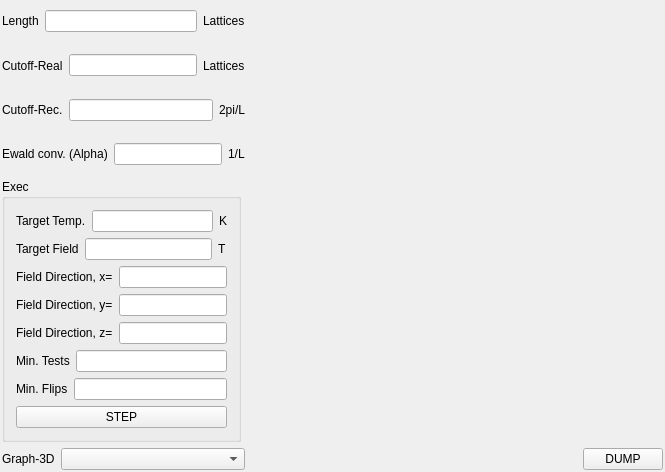
<?xml version="1.0" encoding="UTF-8"?>
<ui version="4.0">
 <class>FrmMonteCarlo</class>
 <widget class="QMainWindow" name="FrmMonteCarlo">
  <property name="geometry">
   <rect>
    <x>0</x>
    <y>0</y>
    <width>665</width>
    <height>472</height>
   </rect>
  </property>
  <property name="windowTitle">
   <string>MonteCarlo control</string>
  </property>
  <widget class="QWidget" name="widget">
   <property name="geometry">
    <rect>
     <x>0</x>
     <y>0</y>
     <width>665</width>
     <height>472</height>
    </rect>
   </property>
   <layout class="QGridLayout">
    <property name="margin">
     <number>2</number>
    </property>
    <item row="0" column="0">
     <layout class="QHBoxLayout">
      <item>
       <widget class="QLabel" name="textLabel2">
        <property name="sizePolicy">
         <sizepolicy hsizetype="Fixed" vsizetype="Preferred">
          <horstretch>0</horstretch>
          <verstretch>0</verstretch>
         </sizepolicy>
        </property>
        <property name="text">
         <string>Length</string>
        </property>
        <property name="wordWrap">
         <bool>false</bool>
        </property>
       </widget>
      </item>
      <item>
       <widget class="QLineEdit" name="m_edLength">
        <property name="sizePolicy">
         <sizepolicy hsizetype="Preferred" vsizetype="Fixed">
          <horstretch>0</horstretch>
          <verstretch>0</verstretch>
         </sizepolicy>
        </property>
       </widget>
      </item>
      <item>
       <widget class="QLabel" name="textLabel3">
        <property name="sizePolicy">
         <sizepolicy hsizetype="Fixed" vsizetype="Preferred">
          <horstretch>0</horstretch>
          <verstretch>0</verstretch>
         </sizepolicy>
        </property>
        <property name="text">
         <string>Lattices</string>
        </property>
        <property name="wordWrap">
         <bool>false</bool>
        </property>
       </widget>
      </item>
     </layout>
    </item>
    <item row="1" column="0">
     <layout class="QHBoxLayout">
      <item>
       <widget class="QLabel" name="textLabel2_2">
        <property name="sizePolicy">
         <sizepolicy hsizetype="Fixed" vsizetype="Preferred">
          <horstretch>0</horstretch>
          <verstretch>0</verstretch>
         </sizepolicy>
        </property>
        <property name="text">
         <string>Cutoff-Real</string>
        </property>
        <property name="wordWrap">
         <bool>false</bool>
        </property>
       </widget>
      </item>
      <item>
       <widget class="QLineEdit" name="m_edCutoffReal">
        <property name="sizePolicy">
         <sizepolicy hsizetype="Preferred" vsizetype="Fixed">
          <horstretch>0</horstretch>
          <verstretch>0</verstretch>
         </sizepolicy>
        </property>
       </widget>
      </item>
      <item>
       <widget class="QLabel" name="textLabel3_2">
        <property name="sizePolicy">
         <sizepolicy hsizetype="Fixed" vsizetype="Preferred">
          <horstretch>0</horstretch>
          <verstretch>0</verstretch>
         </sizepolicy>
        </property>
        <property name="text">
         <string>Lattices</string>
        </property>
        <property name="wordWrap">
         <bool>false</bool>
        </property>
       </widget>
      </item>
     </layout>
    </item>
    <item row="5" column="0">
     <layout class="QHBoxLayout">
      <item>
       <widget class="QLabel" name="textLabel1">
        <property name="sizePolicy">
         <sizepolicy hsizetype="Fixed" vsizetype="Preferred">
          <horstretch>0</horstretch>
          <verstretch>0</verstretch>
         </sizepolicy>
        </property>
        <property name="text">
         <string>Graph-3D</string>
        </property>
        <property name="wordWrap">
         <bool>false</bool>
        </property>
       </widget>
      </item>
      <item>
       <widget class="QComboBox" name="m_cmbGraph3D">
        <property name="sizePolicy">
         <sizepolicy hsizetype="Preferred" vsizetype="Fixed">
          <horstretch>0</horstretch>
          <verstretch>0</verstretch>
         </sizepolicy>
        </property>
       </widget>
      </item>
     </layout>
    </item>
    <item row="2" column="0">
     <layout class="QHBoxLayout">
      <item>
       <widget class="QLabel" name="textLabel2_2_2">
        <property name="sizePolicy">
         <sizepolicy hsizetype="Fixed" vsizetype="Preferred">
          <horstretch>0</horstretch>
          <verstretch>0</verstretch>
         </sizepolicy>
        </property>
        <property name="text">
         <string>Cutoff-Rec.</string>
        </property>
        <property name="wordWrap">
         <bool>false</bool>
        </property>
       </widget>
      </item>
      <item>
       <widget class="QLineEdit" name="m_edCutoffRec">
        <property name="sizePolicy">
         <sizepolicy hsizetype="Preferred" vsizetype="Fixed">
          <horstretch>0</horstretch>
          <verstretch>0</verstretch>
         </sizepolicy>
        </property>
       </widget>
      </item>
      <item>
       <widget class="QLabel" name="textLabel3_2_2">
        <property name="sizePolicy">
         <sizepolicy hsizetype="Fixed" vsizetype="Preferred">
          <horstretch>0</horstretch>
          <verstretch>0</verstretch>
         </sizepolicy>
        </property>
        <property name="text">
         <string>2pi/L</string>
        </property>
        <property name="wordWrap">
         <bool>false</bool>
        </property>
       </widget>
      </item>
     </layout>
    </item>
    <item row="3" column="0">
     <layout class="QHBoxLayout">
      <item>
       <widget class="QLabel" name="textLabel2_2_3">
        <property name="sizePolicy">
         <sizepolicy hsizetype="Fixed" vsizetype="Preferred">
          <horstretch>0</horstretch>
          <verstretch>0</verstretch>
         </sizepolicy>
        </property>
        <property name="text">
         <string>Ewald conv. (Alpha)</string>
        </property>
        <property name="wordWrap">
         <bool>false</bool>
        </property>
       </widget>
      </item>
      <item>
       <widget class="QLineEdit" name="m_edAlpha">
        <property name="sizePolicy">
         <sizepolicy hsizetype="Preferred" vsizetype="Fixed">
          <horstretch>0</horstretch>
          <verstretch>0</verstretch>
         </sizepolicy>
        </property>
       </widget>
      </item>
      <item>
       <widget class="QLabel" name="textLabel3_2_3">
        <property name="sizePolicy">
         <sizepolicy hsizetype="Fixed" vsizetype="Preferred">
          <horstretch>0</horstretch>
          <verstretch>0</verstretch>
         </sizepolicy>
        </property>
        <property name="text">
         <string>1/L</string>
        </property>
        <property name="wordWrap">
         <bool>false</bool>
        </property>
       </widget>
      </item>
     </layout>
    </item>
    <item row="0" column="1" rowspan="6">
     <layout class="QGridLayout">
      <item row="1" column="1">
       <widget class="QPushButton" name="m_btnDump">
        <property name="text">
         <string>DUMP</string>
        </property>
       </widget>
      </item>
      <item row="1" column="0">
       <widget class="KUrlRequester" name="m_urlDump" native="true">
        <property name="sizePolicy">
         <sizepolicy hsizetype="Expanding" vsizetype="Preferred">
          <horstretch>0</horstretch>
          <verstretch>0</verstretch>
         </sizepolicy>
        </property>
       </widget>
      </item>
      <item row="0" column="0" colspan="2">
       <widget class="XQGraph" name="m_graph" native="true">
        <property name="sizePolicy">
         <sizepolicy hsizetype="Expanding" vsizetype="Preferred">
          <horstretch>0</horstretch>
          <verstretch>0</verstretch>
         </sizepolicy>
        </property>
       </widget>
      </item>
     </layout>
    </item>
    <item row="4" column="0">
     <widget class="Q3GroupBox" name="groupBox1">
      <property name="sizePolicy">
       <sizepolicy hsizetype="Fixed" vsizetype="Preferred">
        <horstretch>0</horstretch>
        <verstretch>0</verstretch>
       </sizepolicy>
      </property>
      <property name="title">
       <string>Exec</string>
      </property>
      <layout class="QGridLayout">
       <item row="5" column="0">
        <layout class="QHBoxLayout">
         <item>
          <widget class="QLabel" name="textLabel2_3_3_3_2">
           <property name="text">
            <string>Min. Tests</string>
           </property>
           <property name="wordWrap">
            <bool>false</bool>
           </property>
          </widget>
         </item>
         <item>
          <widget class="QLineEdit" name="m_edMinTests"/>
         </item>
        </layout>
       </item>
       <item row="7" column="0">
        <widget class="QPushButton" name="m_btnStep">
         <property name="text">
          <string>STEP</string>
         </property>
        </widget>
       </item>
       <item row="2" column="0">
        <layout class="QHBoxLayout">
         <item>
          <widget class="QLabel" name="textLabel2_3_3">
           <property name="text">
            <string>Field Direction, x=</string>
           </property>
           <property name="wordWrap">
            <bool>false</bool>
           </property>
          </widget>
         </item>
         <item>
          <widget class="QLineEdit" name="m_edHDirX"/>
         </item>
        </layout>
       </item>
       <item row="4" column="0">
        <layout class="QHBoxLayout">
         <item>
          <widget class="QLabel" name="textLabel2_3_3_3">
           <property name="text">
            <string>Field Direction, z=</string>
           </property>
           <property name="wordWrap">
            <bool>false</bool>
           </property>
          </widget>
         </item>
         <item>
          <widget class="QLineEdit" name="m_edHDirZ"/>
         </item>
        </layout>
       </item>
       <item row="1" column="0">
        <layout class="QHBoxLayout">
         <item>
          <widget class="QLabel" name="textLabel2_3_2">
           <property name="text">
            <string>Target Field</string>
           </property>
           <property name="wordWrap">
            <bool>false</bool>
           </property>
          </widget>
         </item>
         <item>
          <widget class="QLineEdit" name="m_edTargetField"/>
         </item>
         <item>
          <widget class="QLabel" name="textLabel3_3_2">
           <property name="text">
            <string>T</string>
           </property>
           <property name="wordWrap">
            <bool>false</bool>
           </property>
          </widget>
         </item>
        </layout>
       </item>
       <item row="6" column="0">
        <layout class="QHBoxLayout">
         <item>
          <widget class="QLabel" name="textLabel2_3_3_2_2">
           <property name="text">
            <string>Min. Flips</string>
           </property>
           <property name="wordWrap">
            <bool>false</bool>
           </property>
          </widget>
         </item>
         <item>
          <widget class="QLineEdit" name="m_edMinFlips"/>
         </item>
        </layout>
       </item>
       <item row="3" column="0">
        <layout class="QHBoxLayout">
         <item>
          <widget class="QLabel" name="textLabel2_3_3_2">
           <property name="text">
            <string>Field Direction, y=</string>
           </property>
           <property name="wordWrap">
            <bool>false</bool>
           </property>
          </widget>
         </item>
         <item>
          <widget class="QLineEdit" name="m_edHDirY"/>
         </item>
        </layout>
       </item>
       <item row="0" column="0">
        <layout class="QHBoxLayout">
         <item>
          <widget class="QLabel" name="textLabel2_3">
           <property name="text">
            <string>Target Temp.</string>
           </property>
           <property name="wordWrap">
            <bool>false</bool>
           </property>
          </widget>
         </item>
         <item>
          <widget class="QLineEdit" name="m_edTargetTemp"/>
         </item>
         <item>
          <widget class="QLabel" name="textLabel3_3">
           <property name="text">
            <string>K</string>
           </property>
           <property name="wordWrap">
            <bool>false</bool>
           </property>
          </widget>
         </item>
        </layout>
       </item>
      </layout>
     </widget>
    </item>
   </layout>
  </widget>
 </widget>
 <layoutdefault spacing="6" margin="11"/>
 <customwidgets>
  <customwidget>
   <class>Q3GroupBox</class>
   <extends>QGroupBox</extends>
   <header>Qt3Support/Q3GroupBox</header>
   <container>1</container>
  </customwidget>
  <customwidget>
   <class>XQGraph</class>
   <extends>QWidget</extends>
   <header>graphwidget.h</header>
  </customwidget>
  <customwidget>
   <class>KUrlRequester</class>
   <extends>QWidget</extends>
   <header>kurlrequester.h</header>
  </customwidget>
 </customwidgets>
 <includes>
  <include location="local">kurlrequester.h</include>
  <include location="local">klineedit.h</include>
  <include location="local">kpushbutton.h</include>
  <include location="local">graphwidget.h</include>
 </includes>
 <resources/>
 <connections/>
</ui>
